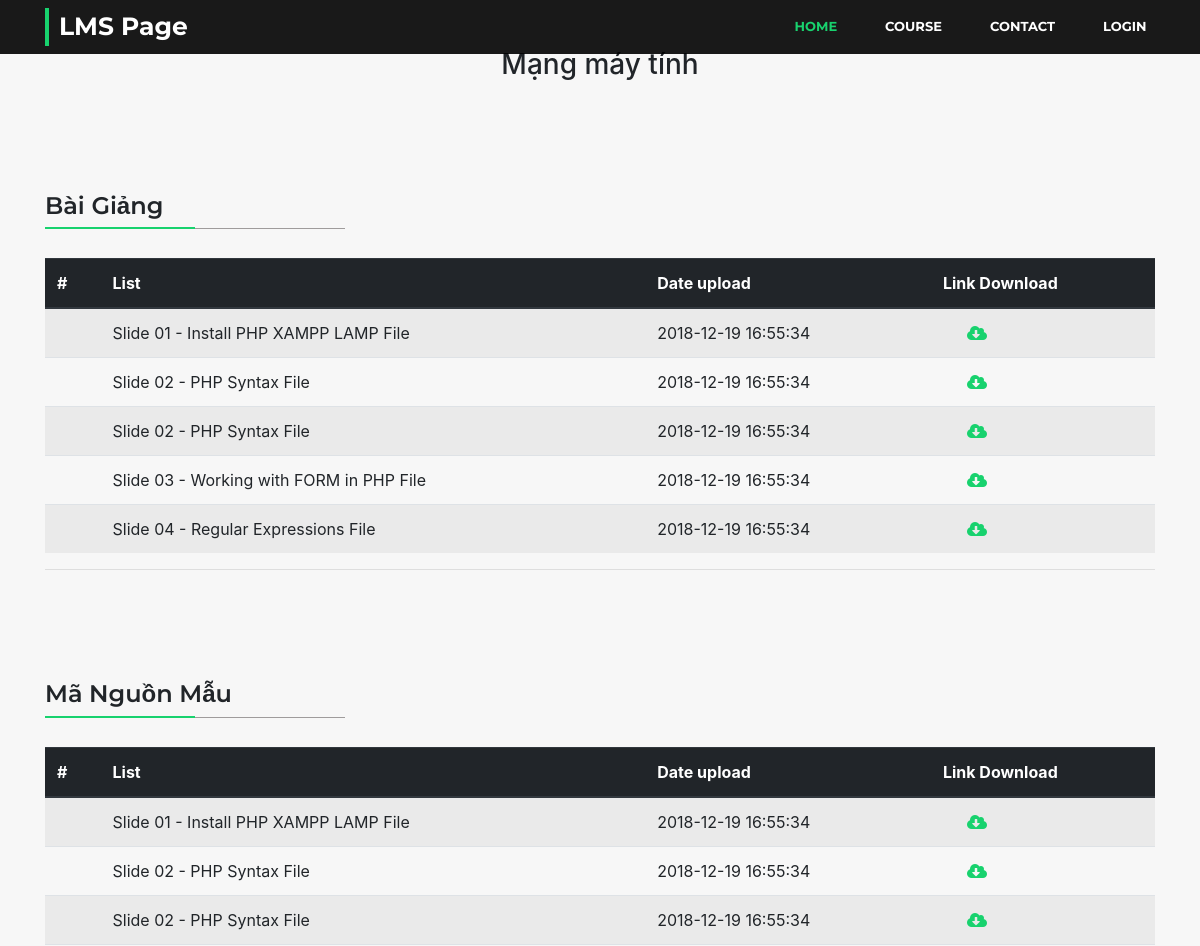
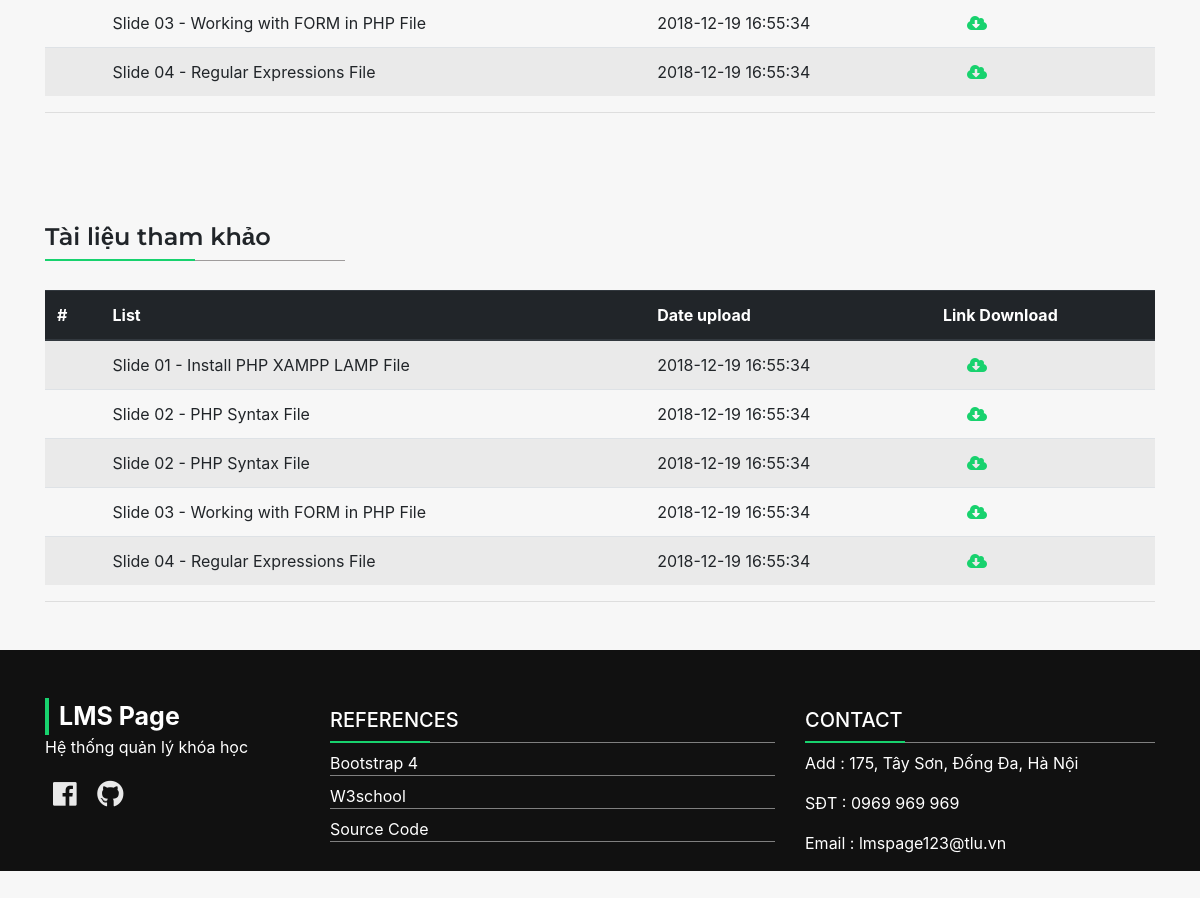
The app's page /2.Sources/detail_course.php with its own data (2 pictures, top to bottom).
### tables this page shows
CREATE TABLE `lesson` (
    `id_lesson` INT NOT NULL AUTO_INCREMENT,
    `id_course` INT NOT NULL,
    `title_lesson` VARCHAR(300) NOT NULL ,
    `date_upload` TIMESTAMP  NOT NULL DEFAULT CURRENT_TIMESTAMP ,
    `link_dowload` TEXT NOT NULL ,
	PRIMARY KEY (id_lesson),
    FOREIGN KEY (id_course) REFERENCES course(id_course)
);

CREATE TABLE `code_example` (
    `id_code_example` INT NOT NULL AUTO_INCREMENT,
    `id_course` INT NOT NULL,
    `title_code_example` VARCHAR(300) NOT NULL ,
    `date_upload` TIMESTAMP  NOT NULL DEFAULT CURRENT_TIMESTAMP ,
    `link_dowload` TEXT NOT NULL ,
	PRIMARY KEY (id_code_example),
    FOREIGN KEY (id_course) REFERENCES course(id_course)
);

CREATE TABLE `documents` (
    `id_documents` INT NOT NULL AUTO_INCREMENT,
    `id_course` INT NOT NULL,
    `title_documents` VARCHAR(300) NOT NULL ,
    `date_upload` TIMESTAMP  NOT NULL DEFAULT CURRENT_TIMESTAMP ,
    `link_dowload` TEXT NOT NULL ,
	PRIMARY KEY (id_documents),
    FOREIGN KEY (id_course) REFERENCES course(id_course)
);

### 2.Sources/detail_course.php (the view, shortened to what this page needs)
<!doctype html>
<html lang="en">
  <head>
    <link rel="stylesheet" href="./css/all.min.css">
    <link rel="stylesheet" href="./css/bootstrap.min.css">
    <link rel="stylesheet" href="./css/detail_course.css">
  </head>
  <body>
  <?php require 'header.php' ?>
  <div class="container mt-5 content">
    <h3 class="text-center mt-5">Mạng máy tính</h3>
    <section>
      <h4 class="title">Bài Giảng</h4>
    <table class="table table-hover table-striped">
      <thead class="thead-dark">
        <tr>
          <th scope="col">#</th>
          <th scope="col">List</th>
          <th scope="col">Date upload</th>
          <th scope="col">Link Download</th>
        </tr>
      </thead>
      <tbody>
        <?php
        require 'connect.php';
        $sql = "SELECT * FROM `lesson` WHERE id_course = 1";
        $result = mysqli_query($conn, $sql);
        if (mysqli_num_rows($result) > 0) {
            while($row = mysqli_fetch_assoc($result)) {
              $link = $row['link_dowload'];
              echo '<tr>';
              echo '<th scope="row"></th>';
              echo '<td>' . $row["title_lesson"] . '</td>';
              echo '<td>' . $row["date_upload"] . '</td>';
              echo '<td><a href="' . $link . '" class="ml-4 fas fa-cloud-download-alt"></a></td>';
              echo '</tr>';
            }
          } else {
              echo "0 results";
          }
         ?>
      </tbody>
    </table>
    </section>
    <hr>
    <section>
      <h4 class="title">Mã Nguồn Mẫu</h4>
    <table class="table table-hover table-striped">
      <thead class="thead-dark">
        <tr>
          <th scope="col">#</th>
          <th scope="col">List</th>
          <th scope="col">Date upload</th>
          <th scope="col">Link Download</th>
        </tr>
      </thead>
      <tbody>
        <?php
        require 'connect.php';
        $sql = "SELECT * FROM `code_example` WHERE id_course = 1";
        $result = mysqli_query($conn, $sql);
        if (mysqli_num_rows($result) > 0) {
            while($row = mysqli_fetch_assoc($result)) {
              $link = $row['link_dowload'];
              echo '<tr>';
              echo '<th scope="row"></th>';
              echo '<td>' . $row["title_code_example"] . '</td>';
              echo '<td>' . $row["date_upload"] . '</td>';
              echo '<td><a href="' . $link . '" class="ml-4 fas fa-cloud-download-alt"></a></td>';
              echo '</tr>';
            }
          } else {
              echo "0 results";
          }
         ?>
      </tbody>
    </table>
    </section>
    <hr>
  <section>
      <h4 class="title">Tài liệu tham khảo</h4>
    <table class="table table-hover table-striped">
      <thead class="thead-dark">
        <tr>
          <th scope="col">#</th>
          <th scope="col">List</th>
          <th scope="col">Date upload</th>
          <th scope="col">Link Download</th>
        </tr>
      </thead>
      <tbody>
        <?php
        require 'connect.php';
        $sql = "SELECT * FROM `documents` WHERE id_course = 1";
        $result = mysqli_query($conn, $sql);
        if (mysqli_num_rows($result) > 0) {
            while($row = mysqli_fetch_assoc($result)) {
              $link = $row['link_dowload'];
              echo '<tr>';
              echo '<th scope="row"></th>';
              echo '<td>' . $row["title_documents"] . '</td>';
              echo '<td>' . $row["date_upload"] . '</td>';
              echo '<td><a href="' . $link . '" class="ml-4 fas fa-cloud-download-alt"></a></td>';
              echo '</tr>';
            }
          } else {
              echo "0 results";
          }
         ?>
      </tbody>
    </table>
    </section>
    <hr>
  </div>
<?php require 'footer.php'?>

### 2.Sources/header.php (shortened to what this page needs)
<nav class="navbar navbar-expand-md fixed-top navbar-dark bg-dark">
<div class="container menu-top">
  <a class="navbar-brand" href="index.php">LMS Page</a>
  <div class="collapse navbar-collapse" id="navbarTogglerDemo02">
    <ul class="navbar-nav">
      <li class="nav-item active">
        <a class="nav-link" href="index.php">Home</a>
      </li>
      <li class="nav-item">
        <a class="nav-link" href="all_course.php">Course</a>
      </li>
      <li class="nav-item">
        <a class="nav-link" href="#">Contact</a>
      </li>
      <li class="nav-item">
        <a class="nav-link" href="login.html">Login</a>
      </li>
    </ul>
  </div>
</div>
</nav>

### 2.Sources/footer.php (shortened to what this page needs)
    <footer class="footer my-5">
      <div class="container">
        <div class="row">
          <div class="col-md-3">
            <a class="navbar-brand mt-5" href="index.html">LMS Page</a>
            <p>Hệ thống quản lý khóa học</p>
            <div class="footer-icon">
              <a target="blank" href="https://fb.com/Minhvn98"><i class="fab fa-facebook"></i></a>
              <a target="blank" href="https://github.com/Minhvn98"><i class="fab fa-github"></i></a>
            </div>
          </div>
          <div class="col-md-5">
            <h3 class="footer-title mt-5">References</h3>
            <ul>
              <li class="mb-2"><a href="https://getbootstrap.com/docs/4.1">Bootstrap 4</a></li>
              <li class="mb-2"><a href="https://w3school.com">W3school</a></li>
              <li class="mb-2"><a href="https://github.com/Minhvn98/LMS_Project">Source Code</a></li>
            </ul>
          </div>
          <div class="col-md-4">
            <h3 class="footer-title mt-5">Contact</h3>
            <p>Add : 175, Tây Sơn, Đống Đa, Hà Nội</p>
            <p>SĐT : 0969 969 969</p>
            <p>Email : lmspage123@tlu.vn</p>
          </div>
        </div>
      </div>
    </footer>
  </body>
</html>

### 2.Sources/css/detail_course.css (style rules this page uses)
* { margin:0;padding: 0; box-sizing: border-box; }
body { background : #f7f7f7; }
.title { font-family: 'Montserrat', sans-serif; font-weight: 600; padding: 30px 0; position: relative; }
.title:before { content: ''; position: absolute; height: 2px; width: 150px; background: #18d26e; bottom: 21px; left: 0; z-index: 999; }
.title:after { content: ''; position: absolute; height: 1px; width: 300px; background: #9f9c9c; left: 0; bottom: 21px; }
.content section { margin: 80px 0 0 0; }
.content a { color: #18d26e; }
nav.navbar.navbar-expand-md.fixed-top.navbar-dark.bg-dark { background: rgba(0,0,0,0.9) !important; }
.menu-top .nav-item .nav-link { font-weight: 700; color: #fff !important; padding: 7px 28px 7px 20px !important; font-size: 13px; text-transform: uppercase; }
.menu-top .nav-item.active .nav-link { color: #18d26e !important; }
.navbar-brand { font-size: 25px; font-weight: 700; color: #fff !important; border-left: 4px solid #18d26e; padding: 0 0 0 10px; }
.container.menu-top { font-family: 'Montserrat', sans-serif; }
.menu-top .navbar-nav { margin-left: 60%; }
.footer-title { text-transform: uppercase; font-size: 20px; border-bottom: 1px solid gray; position: relative; padding: 10px 0 10px 0; }
.footer-title::after { content: ''; position: absolute; left: 0; bottom: -1px; height: 2px; background: #18d26e ;width: 100px; }
.footer { width: 100%; height: 15%; background: #111; color: #fff; }
.footer li { list-style: none; border-bottom: 1px solid gray; }
.footer li a { color: #fff; }
.footer-icon a { font-size: 27px; color: #e9e9e9; padding: 8px; }

### records on screen
lesson: title_lesson "Slide 01 - Install PHP XAMPP LAMP File", date_upload "2018-12-19 16:55:34"
lesson: title_lesson "Slide 02 - PHP Syntax File", date_upload "2018-12-19 16:55:34"
lesson: title_lesson "Slide 02 - PHP Syntax File", date_upload "2018-12-19 16:55:34"
lesson: title_lesson "Slide 03 - Working with FORM in PHP File", date_upload "2018-12-19 16:55:34"
lesson: title_lesson "Slide 04 - Regular Expressions File", date_upload "2018-12-19 16:55:34"
code_example: title_code_example "Slide 01 - Install PHP XAMPP LAMP File", date_upload "2018-12-19 16:55:34"
code_example: title_code_example "Slide 02 - PHP Syntax File", date_upload "2018-12-19 16:55:34"
code_example: title_code_example "Slide 02 - PHP Syntax File", date_upload "2018-12-19 16:55:34"
code_example: title_code_example "Slide 03 - Working with FORM in PHP File", date_upload "2018-12-19 16:55:34"
code_example: title_code_example "Slide 04 - Regular Expressions File", date_upload "2018-12-19 16:55:34"
documents: title_documents "Slide 01 - Install PHP XAMPP LAMP File", date_upload "2018-12-19 16:55:34"
documents: title_documents "Slide 02 - PHP Syntax File", date_upload "2018-12-19 16:55:34"
documents: title_documents "Slide 02 - PHP Syntax File", date_upload "2018-12-19 16:55:34"
documents: title_documents "Slide 03 - Working with FORM in PHP File", date_upload "2018-12-19 16:55:34"
documents: title_documents "Slide 04 - Regular Expressions File", date_upload "2018-12-19 16:55:34"
